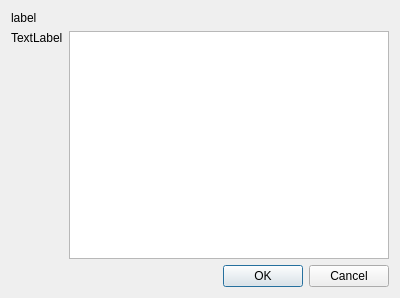
<?xml version="1.0" encoding="UTF-8"?>
<ui version="4.0">
 <class>CScrollMessageBox</class>
 <widget class="QDialog" name="CScrollMessageBox">
  <property name="geometry">
   <rect>
    <x>0</x>
    <y>0</y>
    <width>400</width>
    <height>298</height>
   </rect>
  </property>
  <property name="windowTitle">
   <string>title</string>
  </property>
  <layout class="QGridLayout" name="gridLayout">
   <item row="0" column="0" colspan="2">
    <widget class="QLabel" name="label">
     <property name="text">
      <string>label</string>
     </property>
    </widget>
   </item>
   <item row="1" column="0">
    <widget class="QLabel" name="iconLabel">
     <property name="text">
      <string>TextLabel</string>
     </property>
    </widget>
   </item>
   <item row="3" column="0" colspan="2">
    <widget class="QDialogButtonBox" name="buttonBox">
     <property name="standardButtons">
      <set>QDialogButtonBox::Cancel|QDialogButtonBox::Ok</set>
     </property>
    </widget>
   </item>
   <item row="2" column="0">
    <spacer name="verticalSpacer">
     <property name="orientation">
      <enum>Qt::Vertical</enum>
     </property>
     <property name="sizeHint" stdset="0">
      <size>
       <width>20</width>
       <height>40</height>
      </size>
     </property>
    </spacer>
   </item>
   <item row="1" column="1" rowspan="2">
    <widget class="QTextEdit" name="message">
     <property name="lineWrapMode">
      <enum>QTextEdit::NoWrap</enum>
     </property>
    </widget>
   </item>
  </layout>
 </widget>
 <layoutdefault spacing="6" margin="11"/>
 <resources/>
 <connections>
  <connection>
   <sender>buttonBox</sender>
   <signal>accepted()</signal>
   <receiver>CScrollMessageBox</receiver>
   <slot>accept()</slot>
   <hints>
    <hint type="sourcelabel">
     <x>187</x>
     <y>261</y>
    </hint>
    <hint type="destinationlabel">
     <x>199</x>
     <y>149</y>
    </hint>
   </hints>
  </connection>
  <connection>
   <sender>buttonBox</sender>
   <signal>rejected()</signal>
   <receiver>CScrollMessageBox</receiver>
   <slot>reject()</slot>
   <hints>
    <hint type="sourcelabel">
     <x>187</x>
     <y>261</y>
    </hint>
    <hint type="destinationlabel">
     <x>199</x>
     <y>149</y>
    </hint>
   </hints>
  </connection>
 </connections>
</ui>
